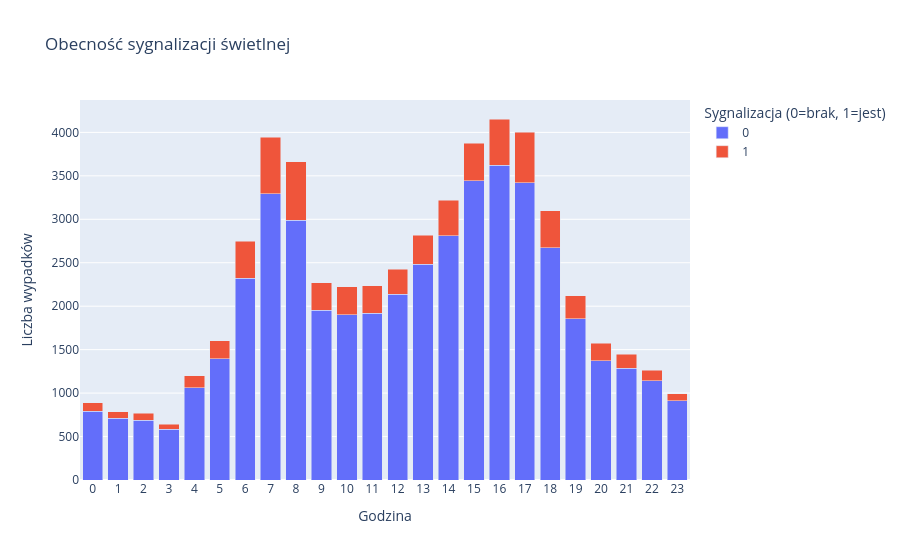

Write notebook code for a chart like this one.
### Markdown cell above
*Po wynikach widzimy, że żadnych ciekawych wniosków nie wyciągniemy. Każda infrastruktura stanowi jakąś prawie stałą część wypadków bez większych wahań i ciekawych nagłych zmian.*

### Code cell
import plotly.express as px

# 3. interaktywny bar chart - wypadki vs godzina vs sygnalizacja swietlna
# grupujemy po godzinie i Traffic_Signal
hourlyaccidents = dfclean.groupby(['start_hour', 'Traffic_Signal']).size().reset_index(name='count')

# wymuszamy traktowanie zer i jedynek jako kategorii, a nie skali liczbowej
hourlyaccidents['Traffic_Signal'] = hourlyaccidents['Traffic_Signal'].astype(str)

fig1 = px.bar(hourlyaccidents, x='start_hour', y='count', color='Traffic_Signal',
              title='Obecność sygnalizacji świetlnej',
              labels={'start_hour': 'Godzina', 'count': 'Liczba wypadków', 'Traffic_Signal': 'Sygnalizacja (0=brak, 1=jest)'},
              barmode='stack')
fig1.update_xaxes(dtick=1)
fig1.show()

### Figure 1 — Plotly figure (JSON) as saved in the notebook; plotly's stock layout.template omitted (floating-point values rounded to 4 significant figures)
{"data": [{"hovertemplate": "Sygnalizacja (0=brak, 1=jest)=0<br>Godzina=%{x}<br>Liczba wypadków=%{y}<extra></extra>", "legendgroup": "0", "marker": {"color": "#636efa", "pattern": {"shape": ""}}, "name": "0", "orientation": "v", "showlegend": true, "textposition": "auto", "type": "bar", "x": [0, 1, 2, 3, 4, 5, 6, 7, 8, 9, 10, 11, 12, 13, 14, 15, 16, 17, 18, 19, 20, 21, 22, 23], "xaxis": "x", "y": [793, 711, 689, 585, 1061, 1395, 2323, 3292, 2987, 1953, 1902, 1921, 2137, 2481, 2811, 3442, 3619, 3420, 2670, 1856, 1370, 1288, 1143, 913], "yaxis": "y"}, {"hovertemplate": "Sygnalizacja (0=brak, 1=jest)=1<br>Godzina=%{x}<br>Liczba wypadków=%{y}<extra></extra>", "legendgroup": "1", "marker": {"color": "#EF553B", "pattern": {"shape": ""}}, "name": "1", "orientation": "v", "showlegend": true, "textposition": "auto", "type": "bar", "x": [0, 1, 2, 3, 4, 5, 6, 7, 8, 9, 10, 11, 12, 13, 14, 15, 16, 17, 18, 19, 20, 21, 22, 23], "xaxis": "x", "y": [94, 76, 77, 54, 139, 207, 426, 652, 674, 318, 321, 314, 288, 337, 408, 432, 535, 583, 430, 262, 204, 157, 121, 79], "yaxis": "y"}], "layout": {"barmode": "stack", "legend": {"title": {"text": "Sygnalizacja (0=brak, 1=jest)"}, "tracegroupgap": 0}, "title": {"text": "Obecność sygnalizacji świetlnej"}, "xaxis": {"anchor": "y", "domain": [0, 1], "dtick": 1, "title": {"text": "Godzina"}}, "yaxis": {"anchor": "x", "domain": [0, 1], "title": {"text": "Liczba wypadków"}}}}
